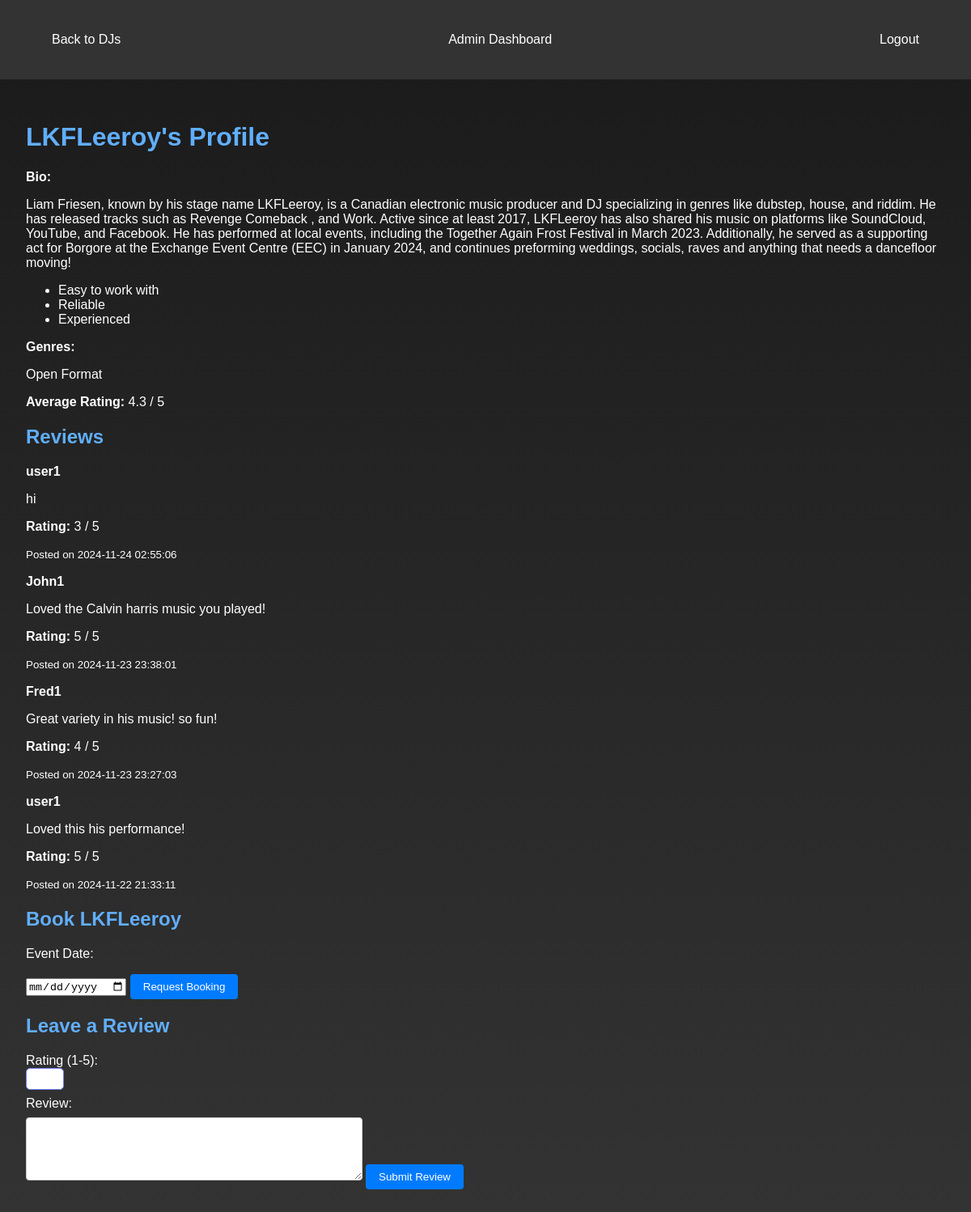
The page /frontend/dj_profile.php?id=1 (signed in) on the database its author committed.
### tables this page shows
CREATE TABLE `users` (
  `id` int(11) NOT NULL,
  `username` varchar(100) NOT NULL,
  `password` varchar(255) NOT NULL,
  `role` enum('admin','dj','client') DEFAULT 'client',
  `bio` text DEFAULT NULL,
  `genres` varchar(255) DEFAULT NULL,
  `availability` longtext DEFAULT NULL CHECK (json_valid(`availability`)),
  `created_at` timestamp NOT NULL DEFAULT current_timestamp()
);

CREATE TABLE `ratings_reviews` (
  `id` int(11) NOT NULL,
  `user_id` int(11) NOT NULL,
  `dj_id` int(11) NOT NULL,
  `rating` int(11) NOT NULL CHECK (`rating` between 1 and 5),
  `comment` text NOT NULL,
  `created_at` timestamp NOT NULL DEFAULT current_timestamp()
);

### frontend/dj_profile.php (the view, shortened to what this page needs)
<?php
require('../backend/connect.php');
$dj_id = filter_input(INPUT_GET, 'id', FILTER_SANITIZE_NUMBER_INT);
$query_dj = "SELECT * FROM users WHERE id = :id AND role = 'dj'";
$stmt_dj = $db->prepare($query_dj);
$stmt_dj->bindValue(':id', $dj_id, PDO::PARAM_INT);
$stmt_dj->execute();
$dj = $stmt_dj->fetch();
$query_reviews = "SELECT rr.*, u.username
                  FROM ratings_reviews rr
                  JOIN users u ON rr.user_id = u.id
                  WHERE rr.dj_id = :dj_id ORDER BY rr.created_at DESC";
$stmt_reviews = $db->prepare($query_reviews);
$stmt_reviews->bindValue(':dj_id', $dj_id, PDO::PARAM_INT);
$stmt_reviews->execute();
$reviews = $stmt_reviews->fetchAll();
$query_avg_rating = "SELECT AVG(rating) AS avg_rating FROM ratings_reviews WHERE dj_id = :dj_id";
$stmt_avg_rating = $db->prepare($query_avg_rating);
$stmt_avg_rating->bindValue(':dj_id', $dj_id, PDO::PARAM_INT);
$stmt_avg_rating->execute();
$avg_rating = $stmt_avg_rating->fetchColumn() ?? 0;
?>
<!DOCTYPE html>
<html lang="en">
<head>
    <link rel="stylesheet" href="../styles/main.css">
</head>
<body>
    <header>
        <div class="navbar">
            <a href="index.php">Back to DJs</a>
            <?php if ($_SESSION['role'] === 'admin'): ?>
                <a href="admin_dashboard.php">Admin Dashboard</a>
            <?php endif; ?>
            <a href="../backend/logout.php">Logout</a>
        </div>
    </header>
    <main>
        <h1><?= htmlspecialchars($dj['username']); ?>'s Profile</h1>
        <div class="dj-info-card">
            <p><strong>Bio:</strong> <?= htmlspecialchars_decode($dj['bio']); ?></p>
            <p><strong>Genres:</strong> <?= htmlspecialchars_decode($dj['genres']); ?></p>
            <p><strong>Average Rating:</strong> <?= number_format($avg_rating, 1); ?> / 5</p>
        </div>
        <div class="reviews-section">
            <h2>Reviews</h2>
            <?php if ($reviews): ?>
                <div class="reviews-container">
                    <?php foreach ($reviews as $review): ?>
                        <div class="review-card">
                            <p><strong><?= htmlspecialchars($review['username']); ?></strong></p>
                            <p><?= htmlspecialchars($review['comment']); ?></p>
                            <p><strong>Rating:</strong> <?= $review['rating']; ?> / 5</p>
                            <p><small>Posted on <?= htmlspecialchars($review['created_at']); ?></small></p>
                        </div>
                    <?php endforeach; ?>
                </div>
            <?php else: ?>
                <p>No reviews available.</p>
            <?php endif; ?>
        </div>
        <div class="booking-form">
            <h2>Book <?= htmlspecialchars($dj['username']); ?></h2>
            <form action="../backend/process_booking.php" method="POST">
                <label for="event_date">Event Date:</label>
                <input type="date" id="event_date" name="event_date" required>
                <button type="submit">Request Booking</button>
            </form>
        </div>
        <div class="review-form">
            <h2>Leave a Review</h2>
            <form action="../backend/process_review.php" method="POST">
                <label for="rating">Rating (1-5):</label>
                <input type="number" id="rating" name="rating" min="1" max="5" required>
                <label for="comment">Review:</label>
                <textarea id="comment" name="comment" rows="4" required></textarea>
                <button type="submit">Submit Review</button>
            </form>
        </div>
    </main>
</body>
</html>

### styles/main.css (style rules this page uses)
body { font-family: Arial, sans-serif; background: linear-gradient(to bottom, #1a1a1a, #333); color: #fff; margin: 0; padding: 0; }
header { background-color: #333; color: white; padding: 1rem; text-align: center; }
header .navbar { display: flex; justify-content: space-between; }
header .navbar a { color: white; text-decoration: none; padding: 0.5rem 1rem; }
main { padding: 2rem; }
h1, h2 { color: #61aefb; }
form { margin-top: 1rem; }
label { display: block; margin-top: 0.5rem; }
textarea, select { width: 35%; margin-top: 0.5rem; padding: 0.5rem; border-radius: 4px; box-shadow: #222; border: 1px solid #ccc; }
button { margin-top: 1rem; padding: 0.5rem 1rem; background-color: #007bff; color: white; border: none; border-radius: 4px; cursor: pointer; }
#rating { width: 35px; padding: 5px; border-radius: 5px; border: 1px solid #7080f6; background-color: #fff; color: #333; }
.navbar { background-color: #333; display: flex; justify-content: space-around; padding: 1rem; }
.navbar a { color: white; text-decoration: none; padding: 0.5rem 1rem; transition: all 0.3s ease; }
header { background-color: #333; padding: 1rem; text-align: center; }
header .navbar a { color: white; text-decoration: none; margin: 0 1rem; }

### rows shown on the page
users: username "LKFLeeroy", bio "Liam Friesen, known by his stage name LKFLeeroy, is a Canadian electronic music producer and DJ specializing in genres like dubstep, house, and riddim. He has released tracks such as Revenge Comeback , and Work. Active since at least 2017, LKFLeeroy has also shared his music on platforms like SoundCloud, YouTube, and Facebook. He has performed at local events, including the Together Again Frost Festival in March 2023. Additionally, he served as a supporting act for Borgore at the Exchange Event Centre (EEC) in January 2024, and continues preforming weddings, socials, raves and anything that needs a dancefloor moving! Easy to work with Reliable Experienced", genres "Open Format"
ratings_reviews: user.username "user1", comment "hi", rating "3", created_at "2024-11-24 02:55:06"
ratings_reviews: user.username "John1", comment "Loved the Calvin harris music you played!", rating "5", created_at "2024-11-23 23:38:01"
ratings_reviews: user.username "Fred1", comment "Great variety in his music! so fun!", rating "4", created_at "2024-11-23 23:27:03"
ratings_reviews: user.username "user1", comment "Loved this his performance!", rating "5", created_at "2024-11-22 21:33:11"

### other values the page prints
$avg_rating "4.3"
